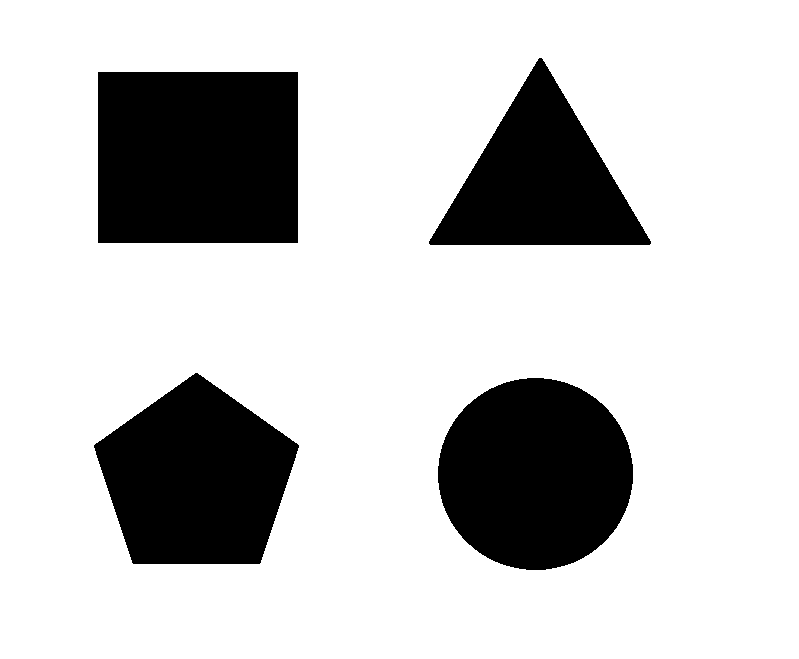
#> input picture shapes_task/input.png, 799 x 659 px
$ python task.py
#> lines starting #> are read from the running program, lines starting #| are printed output that depends on the picture; after the words box and inside, x2 and y2 are one past the last pixel; in counts of white or black regions, pixels touching at a corner belong together
import cv2
import numpy as np

img = cv2.imread('input.png')
#> img is the input picture: shape (659, 799, 3); 78.7% white; 4 black regions, box (x1, y1, x2, y2) and area: (98, 72, 298, 243) 34200, (438, 378, 633, 570) 29375, (94, 373, 299, 564) 27278, (429, 58, 651, 245) 21367
gray = cv2.cvtColor(img,cv2.COLOR_BGR2GRAY)
blur = cv2.GaussianBlur(gray,(5,5),0)
ret,thres = cv2.threshold(blur,127,255,cv2.THRESH_BINARY)
#> thres: shape (659, 799); 78.7% white; 4 black regions

contours, _ = cv2.findContours(thres,cv2.RETR_TREE,cv2.CHAIN_APPROX_SIMPLE)
#> contours = 5 contours; box (x1, y1, x2, y2) and area: (0, 0, 799, 659) 525084, (97, 71, 299, 244) 34564, (437, 377, 634, 571) 29649, (93, 372, 300, 565) 27562, (428, 57, 652, 246) 21664

for contour in contours:

    area = cv2.contourArea(contour)
    if area<50000:
        M = cv2.moments(contour)
        cX = int(M['m10'] // M['m00'])
        cY = int(M['m01'] // M['m00'])

        approx = cv2.approxPolyDP(contour, 0.01*cv2.arcLength(contour,True), True)
        cv2.drawContours(img, [contour], -1, (255, 0, 0), 2)
        if len(approx) == 3:
            cv2.putText(img,'TRIANGLE',(cX,cY),cv2.FONT_HERSHEY_COMPLEX,1,(0,0,255),2)

        elif len(approx) == 4:
            cv2.putText(img,'SQUARE',(cX,cY),cv2.FONT_HERSHEY_COMPLEX,1,(0,0,255),2)

        elif len(approx) == 5:
            cv2.putText(img,'PENTAGON',(cX,cY),cv2.FONT_HERSHEY_COMPLEX,1,(0,0,255),2)

        else:
            cv2.putText(img,'CIRCLE',(cX,cY),cv2.FONT_HERSHEY_COMPLEX,1,(0,0,255),2)
#> this loop made 5 passes
#> (area, cX, cY, approx) on passes 4 to 5: (34564, 197, 157, [[97, 73], [296, 71], [298, 241], [99, 243]]), (21664.5, 539, 181, [[428, 241], [541, 57], [651, 243]])
#> (area, cX, cY) on passes 2 to 3: (29649, 535, 473), (27562, 196, 477)
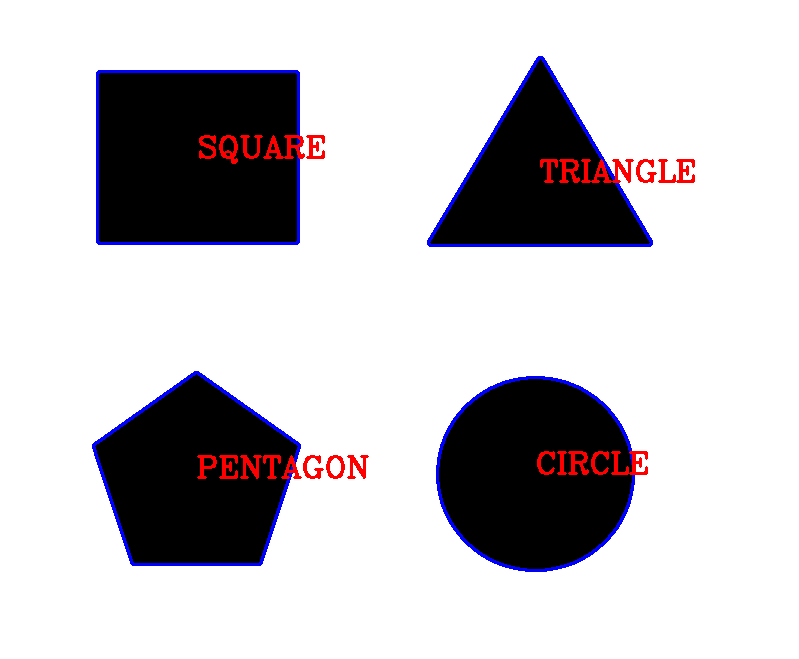
#> img: shape (659, 799, 3); 2.77% of pixels changed, all inside (x1, y1, x2, y2) = (92, 56, 695, 572)


cv2.imshow('image',img)
cv2.waitKey(0)
cv2.destroyAllWindows()
